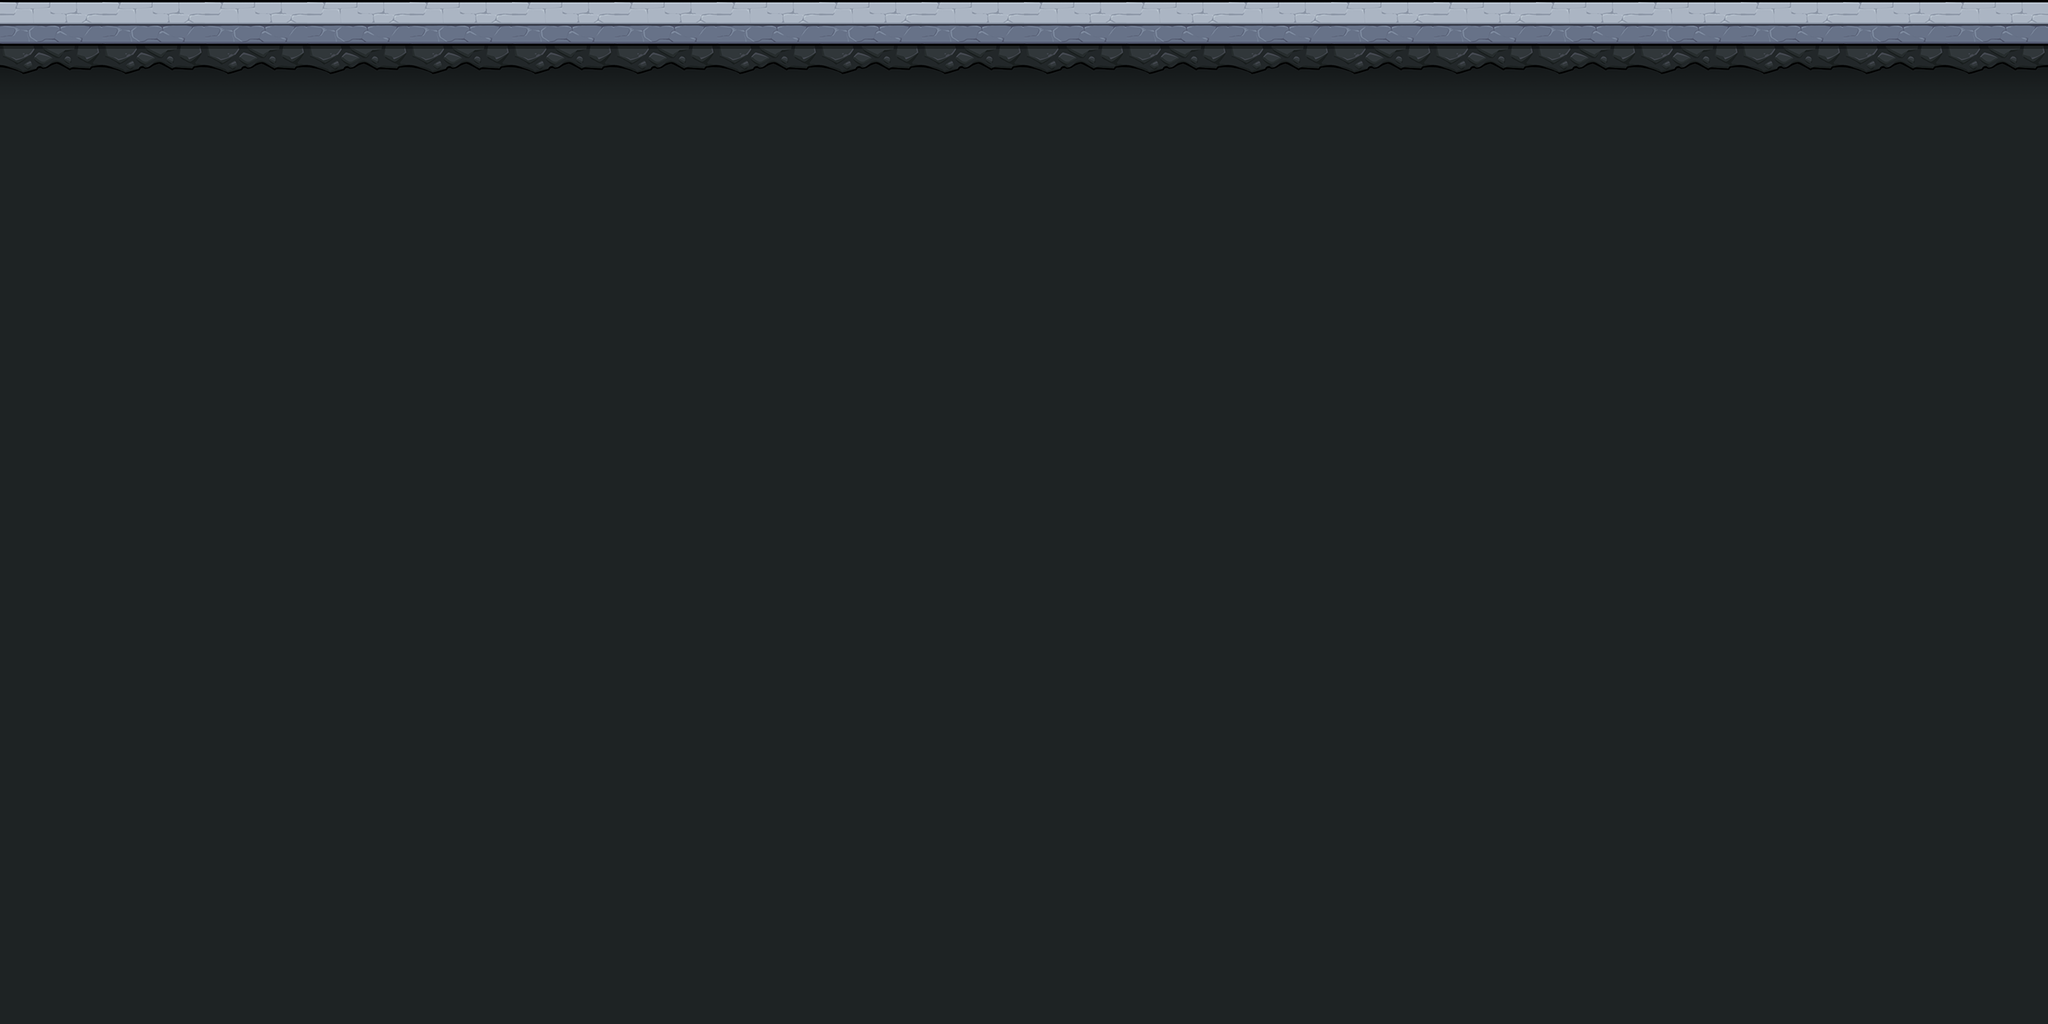

This is a level from a 2D game, rendered from its Tiled map with the project's own tilesets. A one-line summary and the complete map file follow:
An orthogonal 20x10 tile map with 128x128 px tiles, 1 tile layer (ground).

<map version="1.10" tiledversion="1.10.2" orientation="orthogonal" renderorder="right-down" width="20" height="10" tilewidth="128" tileheight="128" infinite="0" nextlayerid="7" nextobjectid="1">
 <tileset firstgid="1" name="tile" tilewidth="128" tileheight="128" tilecount="2" columns="0">
  <grid orientation="orthogonal" width="1" height="1" />
  <tile id="0">
   <image width="128" height="128" source="../../tile/tile imposter/tile imposter dark/2.png" />
  </tile>
  <tile id="1">
   <image width="128" height="128" source="../../tile/tile imposter/tile imposter dark/5.png" />
  </tile>
 </tileset>
 <layer id="5" name="ground" width="20" height="10">
  <data encoding="csv">
1,1,1,1,1,1,1,1,1,1,1,1,1,1,1,1,1,1,1,1,
2,2,2,2,2,2,2,2,2,2,2,2,2,2,2,2,2,2,2,2,
2,2,2,2,2,2,2,2,2,2,2,2,2,2,2,2,2,2,2,2,
2,2,2,2,2,2,2,2,2,2,2,2,2,2,2,2,2,2,2,2,
2,2,2,2,2,2,2,2,2,2,2,2,2,2,2,2,2,2,2,2,
2,2,2,2,2,2,2,2,2,2,2,2,2,2,2,2,2,2,2,2,
2,2,2,2,2,2,2,2,2,2,2,2,2,2,2,2,2,2,2,2,
2,2,2,2,2,2,2,2,2,2,2,2,2,2,2,2,2,2,2,2,
2,2,2,2,2,2,2,2,2,2,2,2,2,2,2,2,2,2,2,2,
2,2,2,2,2,2,2,2,2,2,2,2,2,2,2,2,2,2,2,2
</data>
 </layer>
</map>
